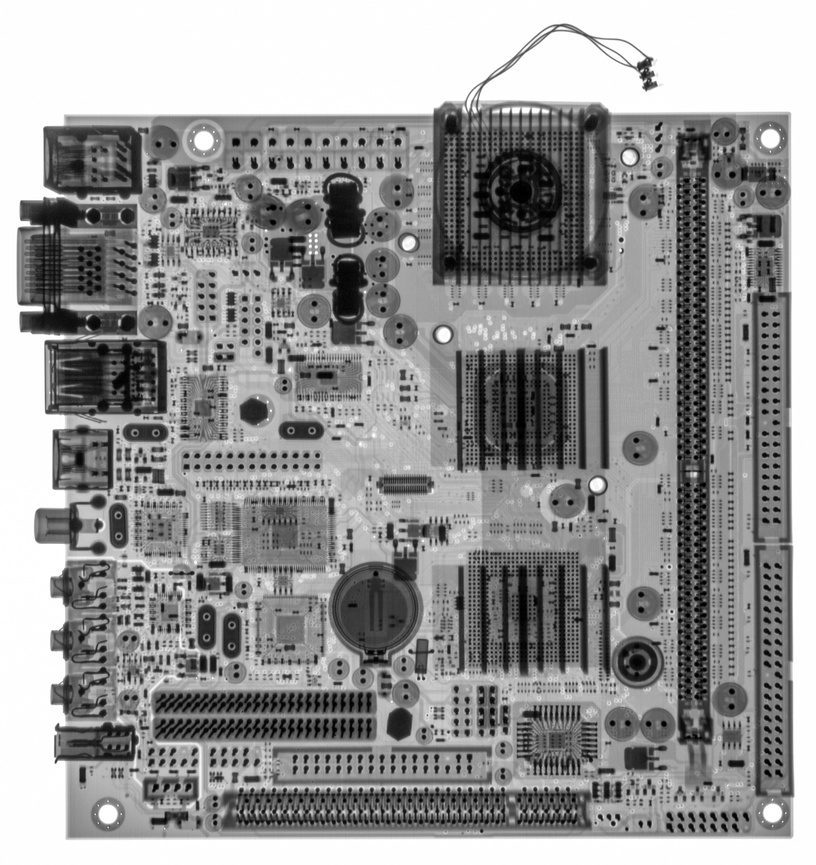
#> input picture Xray_Board.jpg, 816 x 865 px, shrunk from 2284 x 2423 before the run, found by its file name
$ jupyter execute Exercise_03.ipynb
#> lines starting #> are read from the running program, lines starting #| are printed output that depends on the picture
#> further down, original_image is the input picture: shape (865, 816, 3); min 0, max 255, mean 149.6
[cell 1]
import cv2
import numpy as np
import matplotlib.pyplot as plt

[cell 2]
# Function to apply Gaussian blur
def gaussian_blur(image, kernel_size, sigma):
#> called with kernel_size = 31, sigma = 5
    return cv2.GaussianBlur(image, (kernel_size, kernel_size), sigma)
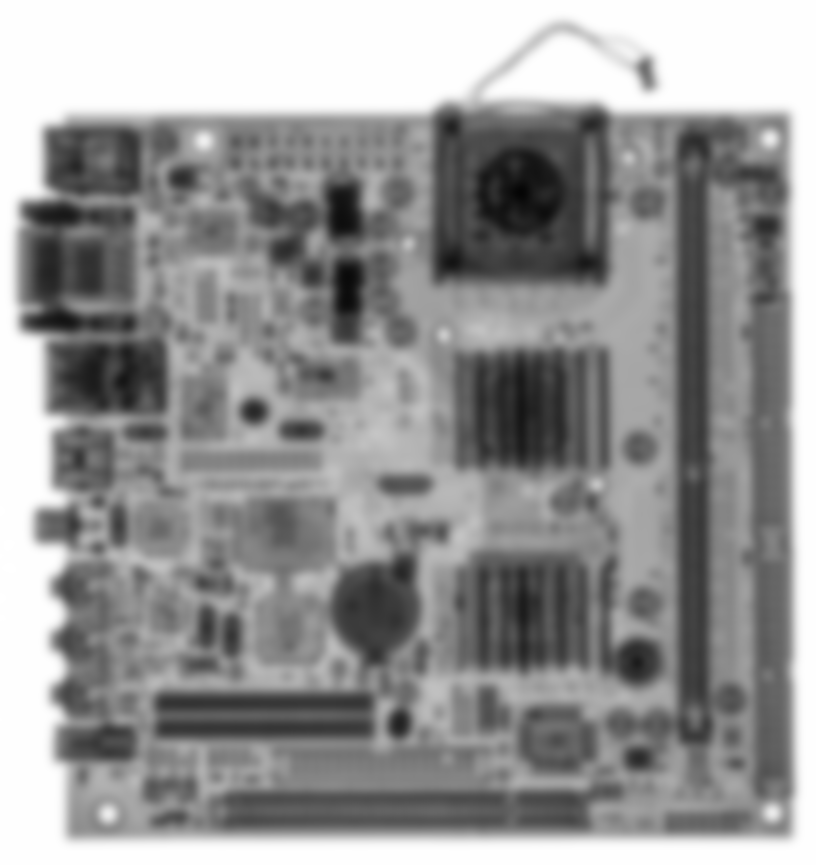
#> returned value: shape (865, 816, 3); min 5, max 255, mean 149.6

# Function to create a mask
def create_mask(image, blurred_image):
    return image - blurred_image
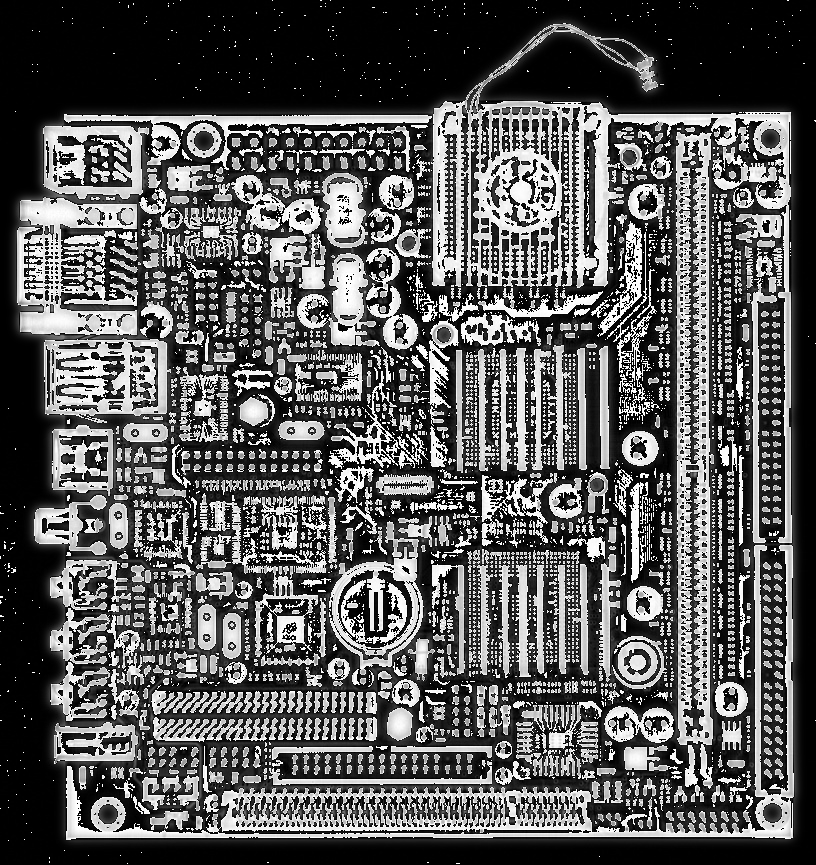
#> returned value: shape (865, 816, 3); min 0, max 255, mean 89.2

# Function for unsharp masking
def unsharp_mask(image, k):
#> called with k = 1
    blurred = cv2.GaussianBlur(image, (0, 0), 5)
    return cv2.addWeighted(image, 1.0 + k, blurred, -k, 0)
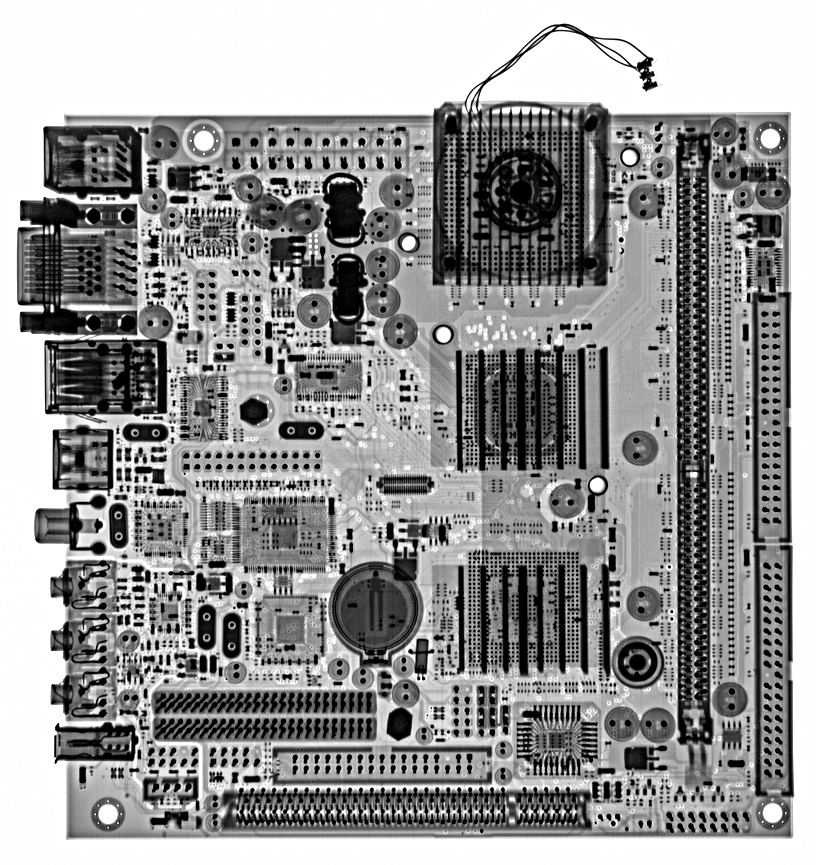
#> returned value: shape (865, 816, 3); min 0, max 255, mean 150.5

# Function for highboost filtering
def highboost_filter(image, k):
#> called with k = 4.5
    blurred = cv2.GaussianBlur(image, (0, 0), 5)
    return cv2.addWeighted(image, k, blurred, -k, 0)
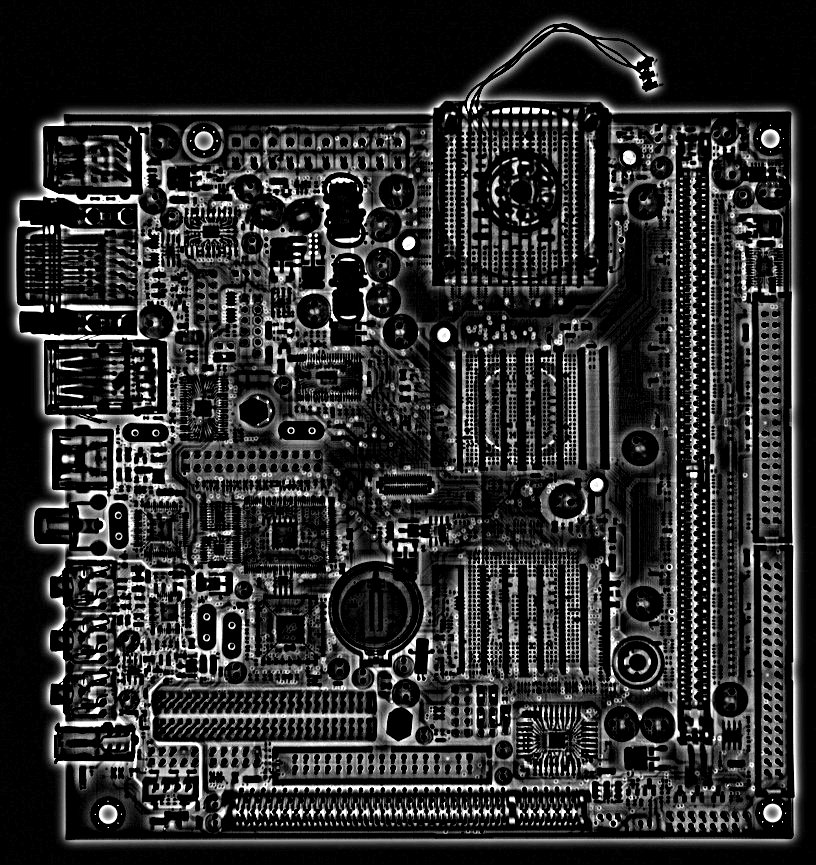
#> returned value: shape (865, 816, 3); min 0, max 255, mean 44

[cell 3]
# Load the original image
image_path = r".\Xray_Board.jpg"
original_image = cv2.imread(image_path)

[cell 4]
# Convert the image from BGR to RGB (for displaying with matplotlib)
image_rgb = cv2.cvtColor(original_image, cv2.COLOR_BGR2RGB)

# (b) Image blurred using a 31x31 Gaussian lowpass filter with s = 5
blurred_image = gaussian_blur(original_image, 31, 5)

# (c) Mask
mask = create_mask(original_image, blurred_image)

# (d) Result of unsharp masking with k = 1
unsharp_masked = unsharp_mask(original_image, 1)

# (e) Result of highboost filtering with k = 4.5
highboost_result = highboost_filter(original_image, 4.5)

[cell 5]
# Display the images using matplotlib
plt.figure(figsize=(15, 10))

plt.subplot(2, 3, 1)
plt.title('Original Image')
plt.imshow(image_rgb)
plt.axis('off')

plt.subplot(2, 3, 2)
plt.title('Blurred Image (s=5, 31x31)')
plt.imshow(gaussian_blur(image_rgb, 31, 5))
plt.axis('off')

plt.subplot(2, 3, 3)
plt.title('Mask')
plt.imshow(mask)
plt.axis('off')

plt.subplot(2, 3, 4)
plt.title('Unsharp Masking (k=1)')
plt.imshow(unsharp_masked)
plt.axis('off')

plt.subplot(2, 3, 5)
plt.title('Highboost Filtering (k=4.5)')
plt.imshow(highboost_result)
plt.axis('off')

plt.show()

$ run again, with Gausseisen.jpg copied over Xray_Board.jpg
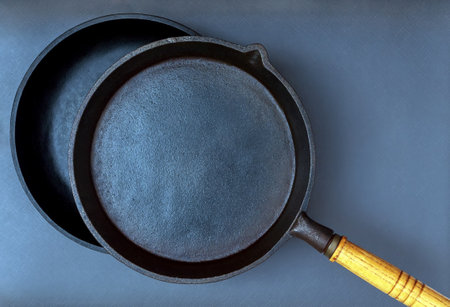
#> input picture Gausseisen.jpg, 450 x 307 px, found by its file name
#> original_image is the input picture: shape (307, 450, 3); mean B, G, R 111.8, 92.2, 74.6
#> in highboost_filter, `return cv2.addWeighted(image, k, blurred, -k, 0)`:
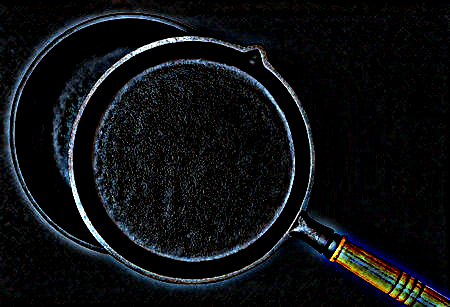
#> returned value: shape (307, 450, 3); mean of channels 0, 1, 2 18.6, 16.4, 14.4; drawn as B, G, R
#> in gaussian_blur (call 2), `return cv2.GaussianBlur(image, (kernel_size, kernel_size), sigma)`:
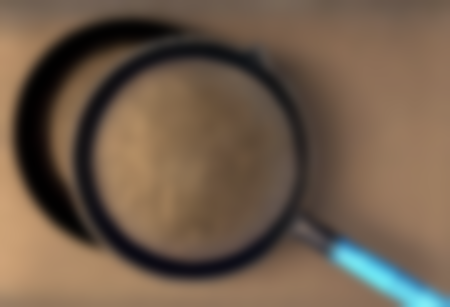
#> returned value: shape (307, 450, 3); mean of channels 0, 1, 2 74.6, 92.2, 111.8; drawn as B, G, R

$ run again, with comparison_image.jpg copied over Xray_Board.jpg
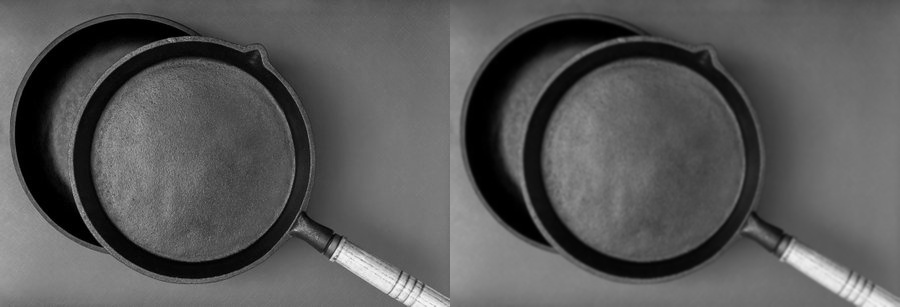
#> input picture comparison_image.jpg, 900 x 307 px, found by its file name
#> original_image is the input picture: shape (307, 900, 3); min 0, max 250, mean 89.2
#> in create_mask, `return image - blurred_image`:
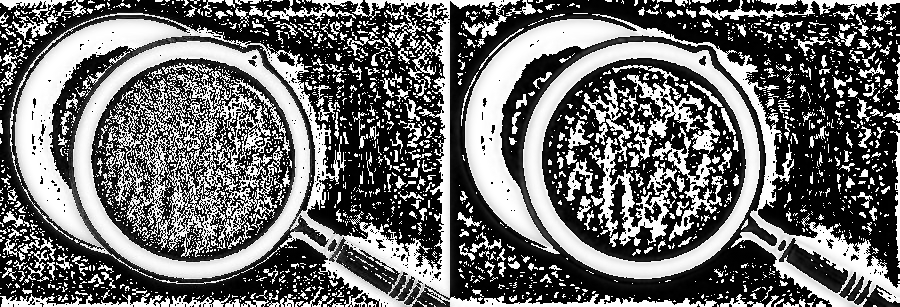
#> returned value: shape (307, 900, 3); min 0, max 255, mean 107.4
#> in highboost_filter, `return cv2.addWeighted(image, k, blurred, -k, 0)`:
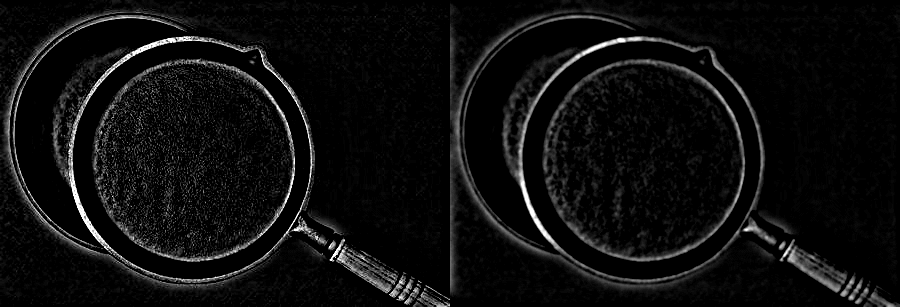
#> returned value: shape (307, 900, 3); min 0, max 255, mean 14
